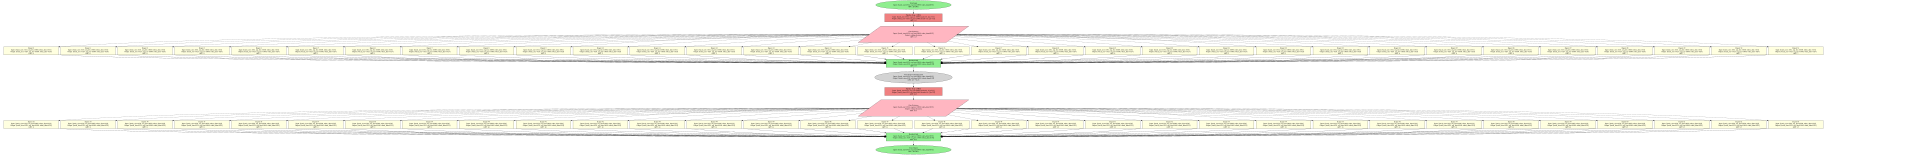

Here is the Python script that generated this plot:
#!/usr/bin/env python3

import graphviz

# Create a new directed graph for baseline deployment
baseline = graphviz.Digraph('baseline_moe_deployment', comment='Baseline MoE Deployment (TP=8, PP=2)')
baseline.attr(rankdir='TB', size='20,30')
baseline.attr('node', shape='rectangle', style='filled', fillcolor='lightblue')

# Define node attributes with dimensions
# Model dimensions
batch_size = 1024
seq_len = 10000
token_dim = 8192
num_heads = 16
head_dim = 512
hidden_size = 32768

# Baseline uses 16 GPUs total, 2 pipeline stages, 8 GPUs per stage
# Each GPU has 4 experts

# Input node
baseline.node('input', f'Total Input\\nInput: [batch_size={batch_size}, seq_len={seq_len}, token_dim={token_dim}]\\nGPU: all GPUs', 
              shape='ellipse', fillcolor='lightgreen')

# Pipeline Stage 1 (GPUs 0-7)
baseline.attr('node', fillcolor='lightcoral')
baseline.node('stage1_mha', f'Pipeline Stage 1 MHA\\nInput: [batch_size={batch_size}, seq_len={seq_len}, heads={num_heads}, d_k={head_dim}]\\nOutput: [batch_size={batch_size}, seq_len={seq_len}, heads={num_heads}, d_k={head_dim}]\\nGPU: 0-7', 
              shape='rectangle')

# Expert computation for stage 1 - 4 experts per GPU
for gpu_id in range(8):
    for expert_id in range(4):
        expert_num = gpu_id * 4 + expert_id
        baseline.node(f'stage1_expert_{gpu_id}_{expert_id}', 
                      f'Expert {expert_num}\\nInput: [batch_size={batch_size}, seq_len={seq_len}, token_dim={token_dim//8}]\\nOutput: [batch_size={batch_size}, seq_len={seq_len}, token_dim={token_dim//8}]\\nGPU: {gpu_id}',
                      shape='rectangle', fillcolor='lightyellow')

# Gate for stage 1
baseline.node('stage1_gate', f'Gate Selection\\nInput: [batch_size={batch_size}, seq_len={seq_len}, token_dim={token_dim}]\\nOutput: routing decisions\\nGPU: 0-7',
              shape='parallelogram', fillcolor='lightpink')

# Residual add for stage 1
baseline.node('stage1_residual', f'Residual Add\\nInput: [batch_size={batch_size}, seq_len={seq_len}, token_dim={token_dim}]\\nOutput: [batch_size={batch_size}, seq_len={seq_len}, token_dim={token_dim}]\\nGPU: 0-7',
              shape='rectangle', fillcolor='lightgreen')

# Communication between stages
baseline.node('comm_stage1_to_stage2', f'Cross-Stage Communication\\nInput: [batch_size={batch_size}, seq_len={seq_len}, token_dim={token_dim}]\\nOutput: [batch_size={batch_size}, seq_len={seq_len}, token_dim={token_dim}]\\nGPU: 0-7 → 8-15',
              shape='ellipse', fillcolor='lightgray')

# Pipeline Stage 2 (GPUs 8-15)
baseline.attr('node', fillcolor='lightcoral')
baseline.node('stage2_mha', f'Pipeline Stage 2 MHA\\nInput: [batch_size={batch_size}, seq_len={seq_len}, heads={num_heads}, d_k={head_dim}]\\nOutput: [batch_size={batch_size}, seq_len={seq_len}, heads={num_heads}, d_k={head_dim}]\\nGPU: 8-15',
              shape='rectangle')

# Expert computation for stage 2 - 4 experts per GPU
for gpu_id in range(8, 16):
    for expert_id in range(4):
        expert_num = (gpu_id - 8) * 4 + expert_id
        baseline.node(f'stage2_expert_{gpu_id}_{expert_id}', 
                      f'Expert {expert_num + 32}\\nInput: [batch_size={batch_size}, seq_len={seq_len}, token_dim={token_dim//8}]\\nOutput: [batch_size={batch_size}, seq_len={seq_len}, token_dim={token_dim//8}]\\nGPU: {gpu_id}',
                      shape='rectangle', fillcolor='lightyellow')

# Gate for stage 2
baseline.node('stage2_gate', f'Gate Selection\\nInput: [batch_size={batch_size}, seq_len={seq_len}, token_dim={token_dim}]\\nOutput: routing decisions\\nGPU: 8-15',
              shape='parallelogram', fillcolor='lightpink')

# Residual add for stage 2
baseline.node('stage2_residual', f'Residual Add\\nInput: [batch_size={batch_size}, seq_len={seq_len}, token_dim={token_dim}]\\nOutput: [batch_size={batch_size}, seq_len={seq_len}, token_dim={token_dim}]\\nGPU: 8-15',
              shape='rectangle', fillcolor='lightgreen')

# Output
baseline.node('output', f'Total Output\\nInput: [batch_size={batch_size}, seq_len={seq_len}, token_dim={token_dim}]\\nGPU: all GPUs',
              shape='ellipse', fillcolor='lightgreen')

# Connect nodes
baseline.edge('input', 'stage1_mha')
baseline.edge('stage1_mha', 'stage1_gate')
baseline.edge('stage1_gate', 'stage1_expert_0_0', style='dashed')
baseline.edge('stage1_gate', 'stage1_expert_0_1', style='dashed')
baseline.edge('stage1_gate', 'stage1_expert_0_2', style='dashed')
baseline.edge('stage1_gate', 'stage1_expert_0_3', style='dashed')
baseline.edge('stage1_gate', 'stage1_expert_1_0', style='dashed')
baseline.edge('stage1_gate', 'stage1_expert_1_1', style='dashed')
baseline.edge('stage1_gate', 'stage1_expert_1_2', style='dashed')
baseline.edge('stage1_gate', 'stage1_expert_1_3', style='dashed')
baseline.edge('stage1_gate', 'stage1_expert_2_0', style='dashed')
baseline.edge('stage1_gate', 'stage1_expert_2_1', style='dashed')
baseline.edge('stage1_gate', 'stage1_expert_2_2', style='dashed')
baseline.edge('stage1_gate', 'stage1_expert_2_3', style='dashed')
baseline.edge('stage1_gate', 'stage1_expert_3_0', style='dashed')
baseline.edge('stage1_gate', 'stage1_expert_3_1', style='dashed')
baseline.edge('stage1_gate', 'stage1_expert_3_2', style='dashed')
baseline.edge('stage1_gate', 'stage1_expert_3_3', style='dashed')
baseline.edge('stage1_gate', 'stage1_expert_4_0', style='dashed')
baseline.edge('stage1_gate', 'stage1_expert_4_1', style='dashed')
baseline.edge('stage1_gate', 'stage1_expert_4_2', style='dashed')
baseline.edge('stage1_gate', 'stage1_expert_4_3', style='dashed')
baseline.edge('stage1_gate', 'stage1_expert_5_0', style='dashed')
baseline.edge('stage1_gate', 'stage1_expert_5_1', style='dashed')
baseline.edge('stage1_gate', 'stage1_expert_5_2', style='dashed')
baseline.edge('stage1_gate', 'stage1_expert_5_3', style='dashed')
baseline.edge('stage1_gate', 'stage1_expert_6_0', style='dashed')
baseline.edge('stage1_gate', 'stage1_expert_6_1', style='dashed')
baseline.edge('stage1_gate', 'stage1_expert_6_2', style='dashed')
baseline.edge('stage1_gate', 'stage1_expert_6_3', style='dashed')
baseline.edge('stage1_gate', 'stage1_expert_7_0', style='dashed')
baseline.edge('stage1_gate', 'stage1_expert_7_1', style='dashed')
baseline.edge('stage1_gate', 'stage1_expert_7_2', style='dashed')
baseline.edge('stage1_gate', 'stage1_expert_7_3', style='dashed')

# Connect experts to residual
for gpu_id in range(8):
    for expert_id in range(4):
        baseline.edge(f'stage1_expert_{gpu_id}_{expert_id}', 'stage1_residual')

baseline.edge('stage1_residual', 'comm_stage1_to_stage2')
baseline.edge('comm_stage1_to_stage2', 'stage2_mha')
baseline.edge('stage2_mha', 'stage2_gate')
baseline.edge('stage2_gate', 'stage2_expert_8_0', style='dashed')
baseline.edge('stage2_gate', 'stage2_expert_8_1', style='dashed')
baseline.edge('stage2_gate', 'stage2_expert_8_2', style='dashed')
baseline.edge('stage2_gate', 'stage2_expert_8_3', style='dashed')
baseline.edge('stage2_gate', 'stage2_expert_9_0', style='dashed')
baseline.edge('stage2_gate', 'stage2_expert_9_1', style='dashed')
baseline.edge('stage2_gate', 'stage2_expert_9_2', style='dashed')
baseline.edge('stage2_gate', 'stage2_expert_9_3', style='dashed')
baseline.edge('stage2_gate', 'stage2_expert_10_0', style='dashed')
baseline.edge('stage2_gate', 'stage2_expert_10_1', style='dashed')
baseline.edge('stage2_gate', 'stage2_expert_10_2', style='dashed')
baseline.edge('stage2_gate', 'stage2_expert_10_3', style='dashed')
baseline.edge('stage2_gate', 'stage2_expert_11_0', style='dashed')
baseline.edge('stage2_gate', 'stage2_expert_11_1', style='dashed')
baseline.edge('stage2_gate', 'stage2_expert_11_2', style='dashed')
baseline.edge('stage2_gate', 'stage2_expert_11_3', style='dashed')
baseline.edge('stage2_gate', 'stage2_expert_12_0', style='dashed')
baseline.edge('stage2_gate', 'stage2_expert_12_1', style='dashed')
baseline.edge('stage2_gate', 'stage2_expert_12_2', style='dashed')
baseline.edge('stage2_gate', 'stage2_expert_12_3', style='dashed')
baseline.edge('stage2_gate', 'stage2_expert_13_0', style='dashed')
baseline.edge('stage2_gate', 'stage2_expert_13_1', style='dashed')
baseline.edge('stage2_gate', 'stage2_expert_13_2', style='dashed')
baseline.edge('stage2_gate', 'stage2_expert_13_3', style='dashed')
baseline.edge('stage2_gate', 'stage2_expert_14_0', style='dashed')
baseline.edge('stage2_gate', 'stage2_expert_14_1', style='dashed')
baseline.edge('stage2_gate', 'stage2_expert_14_2', style='dashed')
baseline.edge('stage2_gate', 'stage2_expert_14_3', style='dashed')
baseline.edge('stage2_gate', 'stage2_expert_15_0', style='dashed')
baseline.edge('stage2_gate', 'stage2_expert_15_1', style='dashed')
baseline.edge('stage2_gate', 'stage2_expert_15_2', style='dashed')
baseline.edge('stage2_gate', 'stage2_expert_15_3', style='dashed')

# Connect stage 2 experts to residual
for gpu_id in range(8, 16):
    for expert_id in range(4):
        baseline.edge(f'stage2_expert_{gpu_id}_{expert_id}', 'stage2_residual')

baseline.edge('stage2_residual', 'output')

# Save the baseline DAG
baseline.render('/home/wzc/data/file-share/2025-09-15-09-14-37/baseline_dag', format='svg', cleanup=False)
baseline.save('/home/wzc/data/file-share/2025-09-15-09-14-37/baseline_dag.dot')

print("Baseline DAG generated successfully!")
